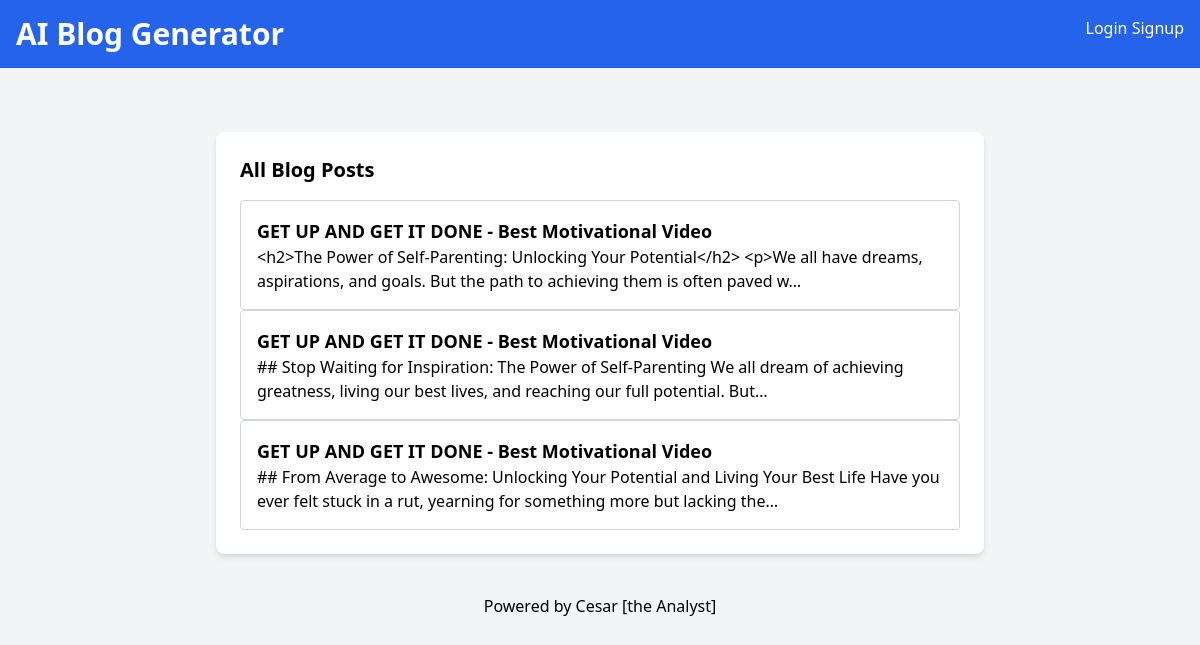
/blog_list (signed in), run on the app's committed database.
### blog_generator/models.py (models this page shows)
class BlogPost(models.Model):
    user = models.ForeignKey(User, on_delete=models.CASCADE)
    youtube_title = models.CharField(max_length=300)
    youtube_link = models.URLField()
    generated_content = models.TextField()
    created_at = models.DateTimeField(auto_now_add=True)

### blog_generator/views.py (the view)
# urls.py: path('blog_list', views.blog_list, name='blog_list'),
@login_required
def blog_list(request):
    blog_articles = BlogPost.objects.filter(user=request.user)
    return render(request, 'all-blogs.html', {'blog_articles': blog_articles})

### templates/all-blogs.html (shortened to what this page needs)
<!DOCTYPE html>
<html lang="en">
<head>
    <link href="https://cdn.jsdelivr.net/npm/tailwindcss@2.2.19/dist/tailwind.min.css" rel="stylesheet">
</head>
<body class="bg-gray-100 font-sans antialiased">
    <nav class="bg-blue-600 p-4 text-white flex justify-between">
        <div>
            <h1 class="text-3xl font-bold">AI Blog Generator</h1>
        </div>
        <div>
            <a href="login" class="text-white hover:underline">Login</a>
            <a href="signup" class="text-white hover:underline">Signup</a>
        </div>
    </nav>
    <br>
    <div class="container mx-auto mt-10 px-4 sm:px-0">
        <div class="max-w-3xl mx-auto bg-white p-6 rounded-lg shadow-md">
            <section>
                <h2 class="text-xl mb-4 font-semibold">All Blog Posts</h2>
                <div class="space-y-4">
                    {% for article in blog_articles reversed %}
                    <a href='blog-details/{{article.id}}'>
                    <div class="border border-gray-300 p-4 rounded">
                        <h3 class="text-lg font-semibold">{{article.youtube_title}}</h3>
                    <p>{{article.generated_content |truncatechars:160}}</p>
                    </div>
                    </a>
                {% endfor%}
                </div>
            </section>
        </div>
    </div>
    <footer class="text-center p-4 text-blacl mt-6">
        Powered by <a href="inkedin.com/in/cesar-dushimimana-731345236/">Cesar [the Analyst]</a>
    </footer>
</body>
</html>

### data on the page
BlogPost: youtube_title "GET UP AND GET IT DONE - Best Motivational Video", generated_content "<h2>The Power of Self-Parenting: Unlocking Your Potential</h2> <p>We all have dreams, aspirations, and goals. But the path to achieving them is often paved w…"
BlogPost: youtube_title "GET UP AND GET IT DONE - Best Motivational Video", generated_content "## Stop Waiting for Inspiration: The Power of Self-Parenting We all dream of achieving greatness, living our best lives, and reaching our full potential. But…"
BlogPost: youtube_title "GET UP AND GET IT DONE - Best Motivational Video", generated_content "## From Average to Awesome: Unlocking Your Potential and Living Your Best Life Have you ever felt stuck in a rut, yearning for something more but lacking the…"
